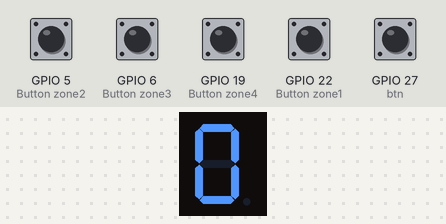
Bench run of a program on a simulated Raspberry Pi (BCM pin numbers). Parts: 1-digit seven-segment display. Inputs (shaded band) come from the test bench; at power-on: GPIO 5 (Button zone2), GPIO 6 (Button zone3), GPIO 19 (Button zone4), GPIO 22 (Button zone1), GPIO 27 (btn) HIGH. The segment pins are drawn as the display they are named for.

Above: at 1.2 s.
1.3 s: GPIO 27 (btn) pulled LOW for 0.15 s
At 2.9 s:
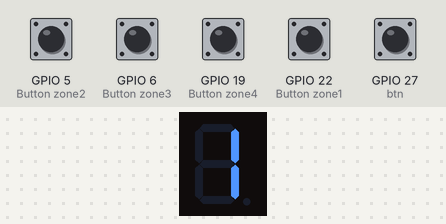
At 12.2 s:
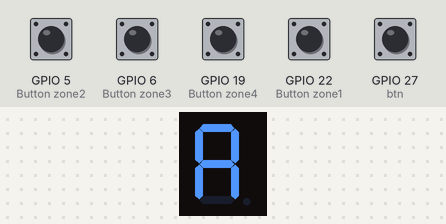
Timing chart, 0 to 12.8 s (numbered marks = the images above; inputs shaded):
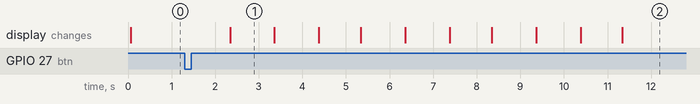

Measured:
- after the input at 1.3 s, the display: changes after 1.0 s (image 1)
- what the display in image 1 shows lasts 1.1 s, from 2.3 s to 3.4 s

The program:

securite_zones.py
```python
# Importation des classes nécessaires de la bibliothèque gpiozero
from gpiozero import LED, Button

# Importation de la fonction sleep pour introduire des délais
from time import sleep

# --- INITIALISATION DU MATÉRIEL ---

# Initialisation des 7 segments de l'afficheur à anode commune
# Chaque segment (A à G) est connecté à un GPIO via une résistance
sega = LED(8)
segb = LED(9)
segc = LED(10)
segd = LED(11)
sege = LED(12)
segf = LED(13)
segg = LED(17)

# Liste des segments pour pouvoir les parcourir facilement dans les fonctions
segments = [sega, segb, segc, segd, sege, segf, segg]

# --- CONFIGURATION DES BOUTONS ---

# Bouton principal qui permet d’armer/désarmer le système
btn = Button(27)

# Boutons correspondant aux zones de sécurité
zone1 = Button(22)  # Porte (contact magnétique)
zone2 = Button(5)   # Détecteur de fumée
zone3 = Button(6)   # Détecteur de mouvement
zone4 = Button(19)  # Détecteur de lumière

# --- VARIABLES DU SYSTÈME ---

# Indicateur de l’état du système :
# 0 = désarmé (OFF), 1 = armé (ACTIVE)
systemStatus = 0

# --- DICTIONNAIRE DES VALEURS À AFFICHER SUR LE 7 SEGMENTS ---

# Chaque chiffre/lettre est défini par un motif de 7 bits (de A à G)
# 1 = segment allumé, 0 = segment éteint
# Comme c’est un afficheur à anode commune, on éteint le segment en mettant à ON et on l’allume en mettant à OFF.
# Dans le cas d'un afficheur à cathode commune, ce serait l'inverse.
digits = {
    0: [1,1,1,1,1,1,0],
    1: [0,1,1,0,0,0,0],
    2: [1,1,0,1,1,0,1],
    3: [1,1,1,1,0,0,1],
    4: [0,1,1,0,0,1,1],
    5: [1,0,1,1,0,1,1],
    6: [1,0,1,1,1,1,1],
    7: [1,1,1,0,0,0,0],
    8: [1,1,1,1,1,1,1],
    9: [1,1,1,1,0,1,1],
    'A': [1,1,1,0,1,1,1]  # A = état armé
}

# --- FONCTIONS D’AFFICHAGE ---

# Fonction pour afficher un chiffre ou une lettre sur le 7 segments
def show_digit(val):
    pattern = digits[val]  # Récupère le motif correspondant. Exemple : digits[0] donne [1,1,1,1,1,1,0]
    for seg, state in zip(segments, pattern): # Parcourt en parallèle les segments et leur état
        # Comme c’est une anode commune, on inverse :
        # 1 => .off() (segment allumé), 0 => .on() (segment éteint)
        seg.off() if state else seg.on()
# La fonction zip() crée des paires entre les éléments des deux listes. Elle sert à parcourir deux listes en parallèle :
# - segments : la liste des objets représentant les 7 segments de l’afficheur (chaque segment est un objet LED).
# - pattern : une liste de 7 valeurs (0 ou 1), définissant quels segments doivent être allumés ou éteints pour un chiffre donné.


# Fonction de compte à rebours vers le haut (de 0 à 9)
# utilisée pour simuler le délai d’armement
def count_up():
    for i in range(10):
        show_digit(i)
        sleep(1)

# Fonction de compte à rebours vers le bas (de 9 à 0)
# utilisée pour simuler le délai de désarmement
def count_down():
    for i in reversed(range(10)):
        show_digit(i)
        sleep(1)

# --- GESTION DE L’ÉTAT DU SYSTÈME ---

# Fonction qui change l’état du système :
# - Si désarmé, on l’arme (affiche A après un compte à rebours)
# - Si armé, on le désarme (affiche 0 après compte à rebours inverse)
def toggle_system():
    global systemStatus
    if systemStatus == 0:
        count_up()           # Compte de 0 à 9
        show_digit('A')      # Affiche A pour signifier que le système est armé
        systemStatus = 1     # Passe à l’état armé
    else:
        count_down()         # Compte de 9 à 0
        show_digit(0)        # Affiche 0 pour signifier que le système est désarmé
        systemStatus = 0     # Passe à l’état désarmé

# On configure le bouton principal pour appeler la fonction toggle_system quand il est pressé
btn.when_pressed = toggle_system

# Affichage initial à 0 (système désarmé au démarrage)
show_digit(0)

# --- BOUCLE PRINCIPALE ---

# Boucle infinie qui vérifie en continu si le système est armé et si une zone est activée
while True:
    if systemStatus == 1:  # Seulement si le système est armé
        # Si un bouton de zone est pressé, on affiche son numéro
        if zone1.is_pressed:
            show_digit(1)
        elif zone2.is_pressed:
            show_digit(2)
        elif zone3.is_pressed:
            show_digit(3)
        elif zone4.is_pressed:
            show_digit(4)
    sleep(0.1)  # Petite pause pour éviter une surcharge du processeur
# Fin de la boucle principale
# Le programme continuera à tourner indéfiniment jusqu'à ce qu'il soit arrêté manuellement
# ou que le Raspberry Pi soit éteint.
```
